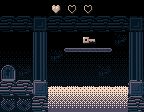

A 2D game scene composited from a Tiled map and its tileset images. What follows is a short description and the map's XML, with each tile layer's data collapsed to a summary:
An orthogonal 9x7 tile map with 16x16 px tiles, 4 tile layers (bg, near_bg, ground, decor) and 5 objects.

<map version="1.5" tiledversion="1.7.2" orientation="orthogonal" renderorder="right-down" width="9" height="7" tilewidth="16" tileheight="16" infinite="0" backgroundcolor="#000000" nextlayerid="5" nextobjectid="1">
 <editorsettings>
  <export target="map1.json" format="json" />
 </editorsettings>
 <tileset firstgid="1" name="dungeon_16" tilewidth="16" tileheight="16" tilecount="256" columns="16">
  <image source="../images/soulpieces_tiles.png" width="256" height="256" />
  <tile id="0">
   <objectgroup draworder="index" id="3">
    <object id="2" x="0" y="0" width="16" height="16" />
   </objectgroup>
  </tile>
  <tile id="1">
   <objectgroup draworder="index" id="2">
    <object id="1" x="0" y="0" width="16" height="16" />
   </objectgroup>
  </tile>
  <tile id="2">
   <objectgroup draworder="index" id="2">
    <object id="1" x="1" y="2" width="14" height="13" />
   </objectgroup>
  </tile>
  <tile id="16">
   <objectgroup draworder="index" id="2">
    <object id="1" x="1" y="0" width="14" height="16" />
   </objectgroup>
  </tile>
  <tile id="19">
   <objectgroup draworder="index" id="2">
    <object id="1" x="0" y="0" width="16" height="16" />
   </objectgroup>
  </tile>
 </tileset>
 <layer id="3" name="bg" width="9" height="7">
  <data>[63 cells, 54 non-empty, 5 distinct tile ids]</data>
 </layer>
 <layer id="2" name="near_bg" width="9" height="7">
  <data>[63 cells, 20 non-empty, 5 distinct tile ids]</data>
 </layer>
 <layer id="1" name="ground" width="9" height="7">
  <data>[63 cells, 20 non-empty, 10 distinct tile ids]</data>
 </layer>
 <layer id="4" name="decor" width="9" height="7">
  <data>[63 cells, 5 non-empty, 1 distinct tile ids]</data>
 </layer>
</map>
